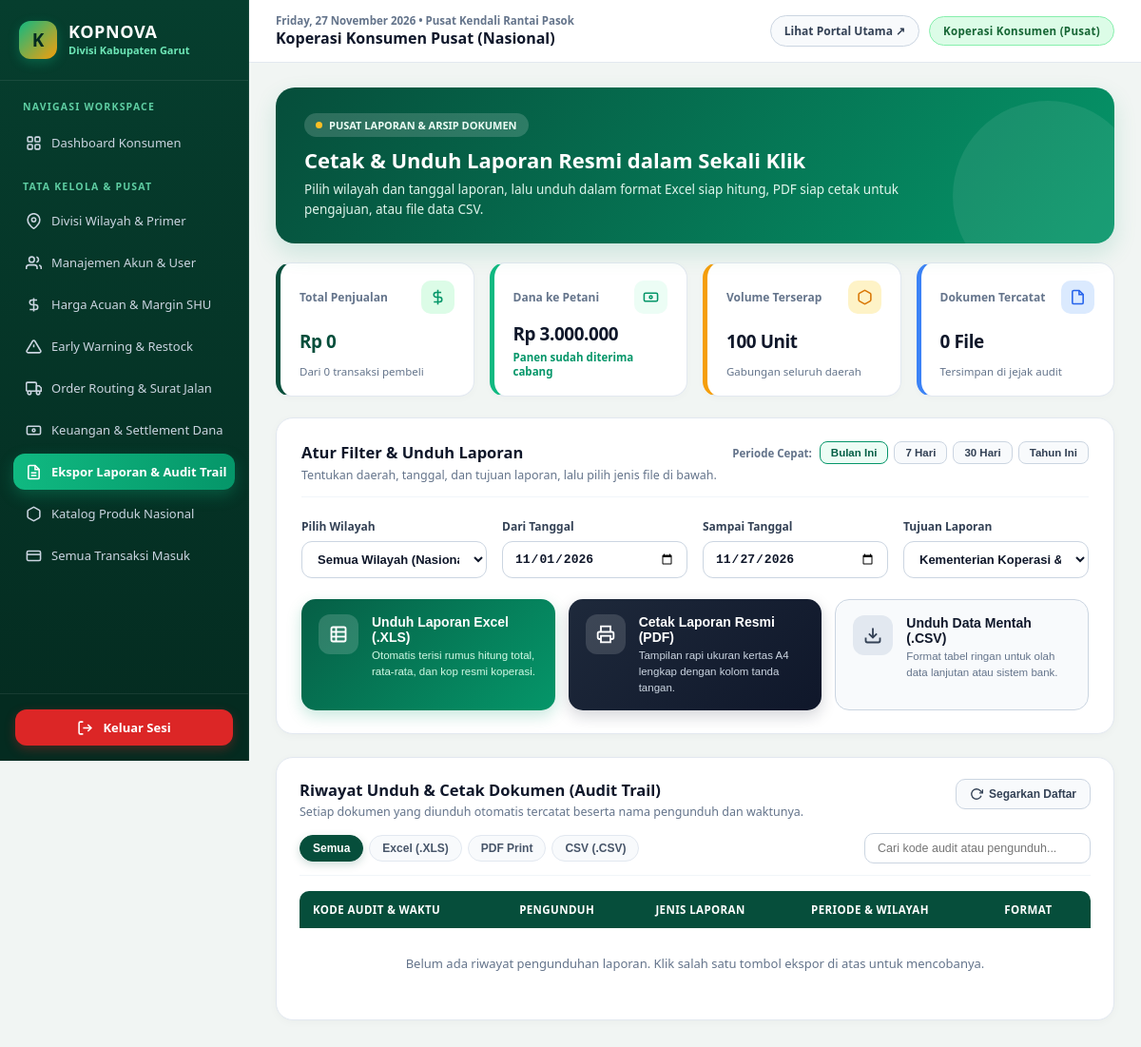
Page /modules/laporan_eksekutif/index.php (signed in) on the earlier database version.
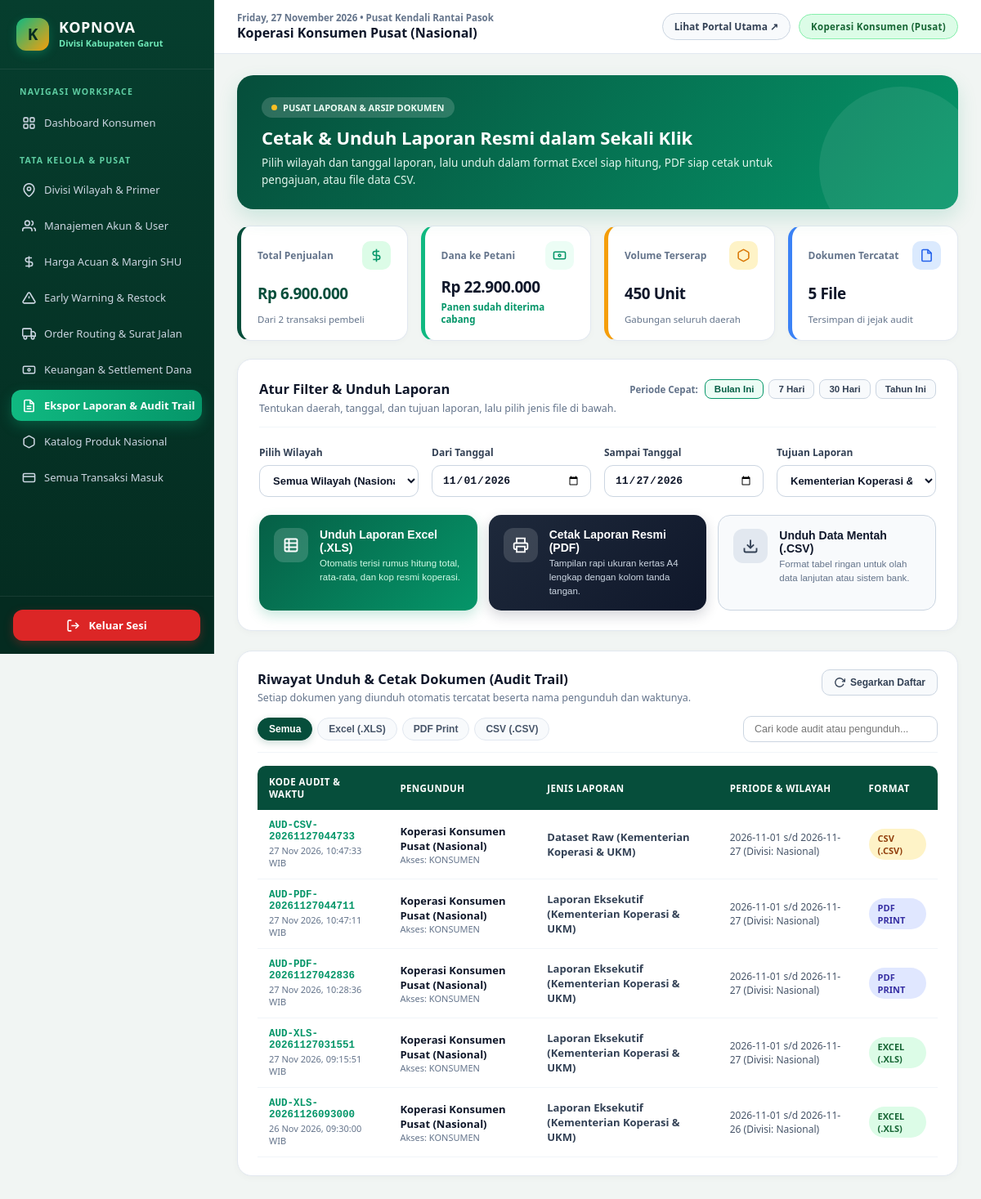
Same page on the later database version.
### tables this page shows
CREATE TABLE `audit_trail_laporan` (
  `id_audit` int(11) NOT NULL,
  `kode_audit` varchar(35) NOT NULL,
  `id_user` int(11) NOT NULL,
  `nama_user` varchar(100) NOT NULL,
  `role_user` varchar(30) NOT NULL,
  `jenis_laporan` varchar(100) NOT NULL,
  `format_file` enum('EXCEL (.XLS)','CSV (.CSV)','PDF PRINT') NOT NULL,
  `filter_periode` varchar(80) NOT NULL,
  `ip_address` varchar(45) DEFAULT NULL,
  `created_at` datetime DEFAULT current_timestamp()
);

### config/database.php (called while the page is built, shortened)
<?php
function rupiah($angka) {
    return "Rp " . number_format((float)$angka, 0, ',', '.');
}
?>

### modules/laporan_eksekutif/index.php (the view, shortened to what the changed rows need)
<?php
require_once '../../config/database.php';
require_once '../../includes/header.php';
require_once '../../includes/sidebar.php';
$tot_omzet     = (float)$pdo->query("SELECT COALESCE(SUM(total_bayar),0) FROM orders")->fetchColumn();
$tot_serapan   = (float)$pdo->query("SELECT COALESCE(SUM(total_nilai),0) FROM pasokan_petani WHERE status_pasokan = 'Diterima Primer'")->fetchColumn();
$tot_volume    = (int)$pdo->query("SELECT COALESCE(SUM(jumlah),0) FROM pasokan_petani WHERE status_pasokan = 'Diterima Primer'")->fetchColumn();
$tot_transaksi = (int)$pdo->query("SELECT COUNT(*) FROM orders")->fetchColumn();
$audit_logs = $pdo->query("SELECT * FROM audit_trail_laporan ORDER BY id_audit DESC LIMIT 15")->fetchAll();
?>
<div class="lap-hero" style="background:linear-gradient(125deg, #064E3B 0%, #059669 100%); border-radius:20px; padding:26px 30px; color:#FFFFFF; margin-bottom:20px; display:flex; justify-content:space-between; align-items:center; flex-wrap:wrap; gap:18px; box-shadow:0 10px 25px rgba(5, 150, 105, 0.16); position:relative; overflow:hidden;">
    <div style="max-width:640px; position:relative; z-index:2;">
        <h2 class="lap-hero-title" style="margin:0 0 6px; font-size:22px; font-weight:800; line-height:1.3;">
            Cetak &amp; Unduh Laporan Resmi dalam Sekali Klik
        </h2>
    </div>
</div>
<div class="lap-grid-4" style="margin-bottom:22px;">
    <div class="lap-kpi" style="border-left:5px solid #064E3B;">
        <div style="display:flex; justify-content:space-between; align-items:center; gap:8px;">
            <span style="font-size:12px; color:#64748B; font-weight:700;">Total Penjualan</span>
            <div style="width:35px; height:35px; border-radius:10px; background:#DCFCE7; color:#059669; display:flex; align-items:center; justify-content:center; flex-shrink:0;">
            </div>
        </div>
        <div class="lap-kpi-val" style="color:#064E3B;"><?= rupiah($tot_omzet) ?></div>
        <div style="font-size:11.5px; color:#64748B;">Dari <?= $tot_transaksi ?> transaksi pembeli</div>
    </div>
    <div class="lap-kpi" style="border-left:5px solid #10B981;">
        <div style="display:flex; justify-content:space-between; align-items:center; gap:8px;">
            <span style="font-size:12px; color:#64748B; font-weight:700;">Dana ke Petani</span>
            <div style="width:35px; height:35px; border-radius:10px; background:#ECFDF5; color:#059669; display:flex; align-items:center; justify-content:center; flex-shrink:0;">
            </div>
        </div>
        <div class="lap-kpi-val"><?= rupiah($tot_serapan) ?></div>
        <div style="font-size:11.5px; color:#059669; font-weight:600;">Panen sudah diterima cabang</div>
    </div>
    <div class="lap-kpi" style="border-left:5px solid #F59E0B;">
        <div style="display:flex; justify-content:space-between; align-items:center; gap:8px;">
            <span style="font-size:12px; color:#64748B; font-weight:700;">Volume Terserap</span>
            <div style="width:35px; height:35px; border-radius:10px; background:#FEF3C7; color:#D97706; display:flex; align-items:center; justify-content:center; flex-shrink:0;">
            </div>
        </div>
        <div class="lap-kpi-val"><?= number_format($tot_volume, 0, ',', '.') ?> Unit</div>
        <div style="font-size:11.5px; color:#64748B;">Gabungan seluruh daerah</div>
    </div>
    <div class="lap-kpi" style="border-left:5px solid #3B82F6;">
        <div style="display:flex; justify-content:space-between; align-items:center; gap:8px;">
            <span style="font-size:12px; color:#64748B; font-weight:700;">Dokumen Tercatat</span>
            <div style="width:35px; height:35px; border-radius:10px; background:#DBEAFE; color:#2563EB; display:flex; align-items:center; justify-content:center; flex-shrink:0;">
            </div>
        </div>
        <div class="lap-kpi-val"><?= count($audit_logs) ?> File</div>
        <div style="font-size:11.5px; color:#64748B;">Tersimpan di jejak audit</div>
    </div>
</div>
<div class="lap-card" style="padding:22px 24px;">
    <div>
        <table class="lap-responsive-table" style="width:100%; border-collapse:collapse; text-align:left; font-size:13px;">
            <thead>
                <tr style="background:#064E3B; color:#FFFFFF; font-size:11.5px; text-transform:uppercase; letter-spacing:0.4px;">
                    <th style="padding:12px 14px; border-radius:10px 0 0 0;">Kode Audit &amp; Waktu</th>
                    <th style="padding:12px 14px;">Pengunduh</th>
                    <th style="padding:12px 14px;">Jenis Laporan</th>
                    <th style="padding:12px 14px;">Periode &amp; Wilayah</th>
                    <th style="padding:12px 14px; border-radius:0 10px 0 0;">Format</th>
                </tr>
            </thead>
            <tbody>
                <?php if (empty($audit_logs)): ?>
                    <tr>
                        <td colspan="5" style="padding:28px; text-align:center; color:#64748B;">
                            Belum ada riwayat pengunduhan laporan. Klik salah satu tombol ekspor di atas untuk mencobanya.
                        </td>
                    </tr>
                <?php endif; ?>
                <?php foreach ($audit_logs as $log):
                    $fmt = $log['format_file'];
                    $fmt_bg = '#DCFCE7'; $fmt_col = '#166534';
                    if ($fmt === 'PDF PRINT')   { $fmt_bg = '#E0E7FF'; $fmt_col = '#3730A3'; }
                    elseif ($fmt === 'CSV (.CSV)') { $fmt_bg = '#FEF3C7'; $fmt_col = '#92400E'; }
                ?>
                <tr class="lap-row-hover lap-mobile-card audit-data-row" data-format="<?= htmlspecialchars($fmt) ?>" style="border-bottom:1px solid #F1F5F9;">
                    <td class="td-card-top" style="padding:12px 14px;">
                        <div>
                            <div style="font-family:monospace; font-weight:800; color:#059669; font-size:12.5px;"><?= htmlspecialchars($log['kode_audit']) ?></div>
                            <div style="font-size:11px; color:#64748B; margin-top:2px;"><?= date('d M Y, H:i:s', strtotime($log['created_at'])) ?> WIB</div>
                        </div>
                    </td>
                    <td data-label="Pengunduh" style="padding:12px 14px;">
                        <div>
                            <div style="font-weight:700; color:#0F172A;"><?= htmlspecialchars($log['nama_user']) ?></div>
                            <div style="font-size:11px; color:#64748B;">Akses: <?= strtoupper(htmlspecialchars($log['role_user'])) ?></div>
                        </div>
                    </td>
                    <td data-label="Jenis Laporan" style="padding:12px 14px; font-weight:600; color:#334155;">
                        <?= htmlspecialchars($log['jenis_laporan']) ?>
                    </td>
                    <td data-label="Periode" style="padding:12px 14px; font-size:12px; color:#475569;">
                        <?= htmlspecialchars($log['filter_periode']) ?>
                    </td>
                    <td data-label="Format File" style="padding:12px 14px;">
                        <span style="background:<?= $fmt_bg ?>; color:<?= $fmt_col ?>; padding:4px 11px; border-radius:99px; font-size:11px; font-weight:800; display:inline-block;">
                            <?= htmlspecialchars($fmt) ?>
                        </span>
                    </td>
                </tr>
                <?php endforeach; ?>
            </tbody>
        </table>
    </div>
</div>
<?php require_once '../../includes/footer.php'; ?>

Differences in the rows shown:
added audit_trail_laporan: kode_audit "AUD-CSV-20261127044733", created_at "27 Nov 2026, 10:47:33", nama_user "Koperasi Konsumen Pusat (Nasional)", role_user "KONSUMEN", jenis_laporan "Dataset Raw (Kementerian Koperasi & UKM)", filter_periode "2026-11-01 s/d 2026-11-27 (Divisi: Nasional)", format_file "CSV (.CSV)"
added audit_trail_laporan: kode_audit "AUD-PDF-20261127044711", created_at "27 Nov 2026, 10:47:11", nama_user "Koperasi Konsumen Pusat (Nasional)", role_user "KONSUMEN", jenis_laporan "Laporan Eksekutif (Kementerian Koperasi & UKM)", filter_periode "2026-11-01 s/d 2026-11-27 (Divisi: Nasional)", format_file "PDF PRINT"
added audit_trail_laporan: kode_audit "AUD-PDF-20261127042836", created_at "27 Nov 2026, 10:28:36", nama_user "Koperasi Konsumen Pusat (Nasional)", role_user "KONSUMEN", jenis_laporan "Laporan Eksekutif (Kementerian Koperasi & UKM)", filter_periode "2026-11-01 s/d 2026-11-27 (Divisi: Nasional)", format_file "PDF PRINT"
added audit_trail_laporan: kode_audit "AUD-XLS-20261127031551", created_at "27 Nov 2026, 09:15:51", nama_user "Koperasi Konsumen Pusat (Nasional)", role_user "KONSUMEN", jenis_laporan "Laporan Eksekutif (Kementerian Koperasi & UKM)", filter_periode "2026-11-01 s/d 2026-11-27 (Divisi: Nasional)", format_file "EXCEL (.XLS)"
added audit_trail_laporan: kode_audit "AUD-XLS-20261126093000", created_at "26 Nov 2026, 09:30:00", nama_user "Koperasi Konsumen Pusat (Nasional)", role_user "KONSUMEN", jenis_laporan "Laporan Eksekutif (Kementerian Koperasi & UKM)", filter_periode "2026-11-01 s/d 2026-11-26 (Divisi: Nasional)", format_file "EXCEL (.XLS)"
Other differences:
rupiah($tot_omzet): "Rp 0" → "Rp 6.900.000"
$tot_transaksi: "0" → "2"
rupiah($tot_serapan): "Rp 3.000.000" → "Rp 22.900.000"
$tot_volume: "100" → "450"
count($audit_logs): "0" → "5"
text no longer shown: "Belum ada riwayat pengunduhan laporan. Klik salah satu tombol ekspor di atas untuk mencobanya."
